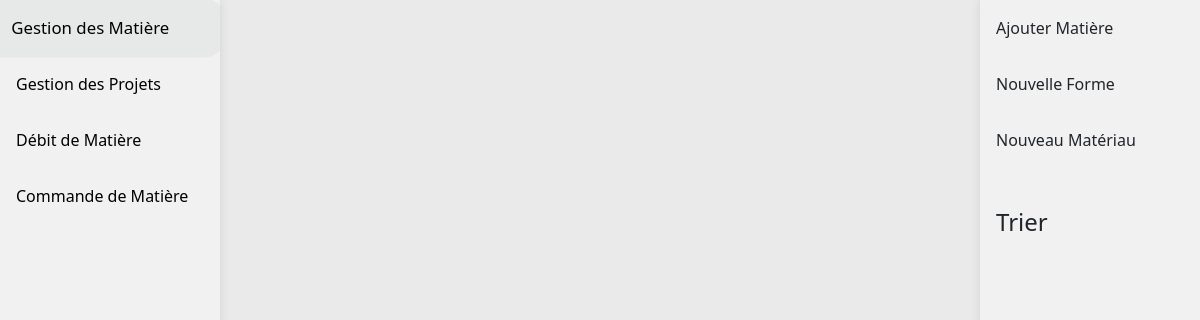
The page /gestionMatiere.php on the database as committed earlier.
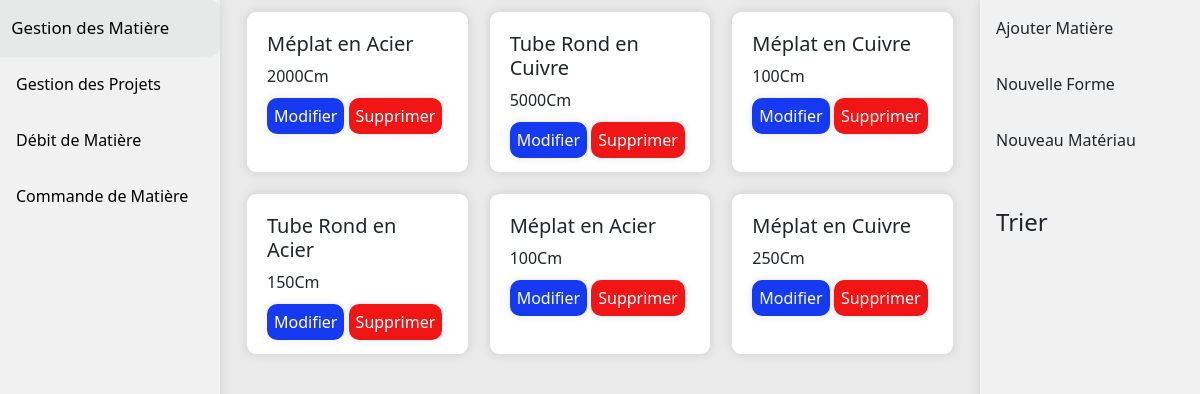
The same page on the database as committed later.
### tables this page shows
CREATE TABLE IF NOT EXISTS `matiere` (
  `id_matiere` int NOT NULL AUTO_INCREMENT,
  `ref_materiau` int NOT NULL,
  `ref_forme` int NOT NULL,
  `longueur` int NOT NULL,
  `hauteur` int DEFAULT NULL,
  `epaisseur` int DEFAULT NULL,
  `largeur` int DEFAULT NULL,
  `diametre` int DEFAULT NULL,
  PRIMARY KEY (`id_matiere`),
  KEY `fk_piece_materiau` (`ref_materiau`),
  KEY `fk_piece_forme` (`ref_forme`)
);

CREATE TABLE IF NOT EXISTS `forme` (
  `id_forme` int NOT NULL AUTO_INCREMENT,
  `libelle` varchar(99) NOT NULL,
  `longueur` tinyint(1) NOT NULL,
  `largeur` tinyint(1) NOT NULL,
  `epaisseur` tinyint(1) NOT NULL,
  `diametre` tinyint(1) NOT NULL,
  `hauteur` tinyint(1) NOT NULL,
  PRIMARY KEY (`id_forme`)
);

CREATE TABLE IF NOT EXISTS `materiau` (
  `id_materiau` int NOT NULL AUTO_INCREMENT,
  `libelle` varchar(100) NOT NULL,
  PRIMARY KEY (`id_materiau`)
);

### php/SQLConnexion.php (called while the page is built, shortened)
<?php
class SQLConnexion {
    private $conn;
    public function __construct()
    {
        $servername = "localhost";
        $username = "root";
        $password = "";
        $bddname = "gestionStock";
        try {
            $this->conn = new PDO("mysql:host=$servername;dbname=".$bddname, $username, $password);
            $this->conn->setAttribute(PDO::ATTR_ERRMODE, PDO::ERRMODE_EXCEPTION);
        } catch(PDOException $e) {
        }
    }
    public function conbdd(): PDO {
        return $this->conn;
    }
}

### html/gestionMatiere.php (the view, shortened to what this page needs)
<!DOCTYPE html>
<html lang="en" xmlns="http://www.w3.org/1999/html">
<head>
    <link href="https://cdn.jsdelivr.net/npm/bootstrap@5.1.3/dist/css/bootstrap.min.css" rel="stylesheet">
    <link rel="stylesheet" href="https://use.fontawesome.com/releases/v6.4.2/css/all.css" />
    <link rel="stylesheet" href="https://cdn.datatables.net/1.13.7/css/jquery.dataTables.css" />
    <link rel="stylesheet" href="../css/styles.css"/>
</head>
<body>
<?php
include '../php/SQLConnexion.php';
$conn = new SQLConnexion();
?>
<div class="side-bar-big">
    <a href="gestionMatiere.php">Gestion des Matière</a>
    <a href="gestionProjet.php">Gestion des Projets</a>
    <a href="debitMatiere.php">Débit de Matière</a>
    <a href="#">Commande de Matière</a>
</div>
<div class="side-bar-action">
    <a>Ajouter Matière</a>
    <a>Nouvelle Forme</a>
    <a>Nouveau Matériau</a>
    <br>
    <h4 class="side-bar-title">Trier</h4>
</div>
<div class="content">
<?php
$req = $conn->conbdd()->query("SELECT * FROM matiere");
$res = $req->fetchAll();
foreach ($res as $matiere) {
    ?>
    <div class="case card">
        <h5 class="card-title"><?php
            $requete = $conn->conbdd()->prepare("SELECT libelle FROM materiau WHERE id_materiau = :id");
            $requete->execute(['id' => $matiere['ref_materiau']]);
            $result = $requete->fetch();
            $materiau = $result['libelle'];
            $requete = $conn->conbdd()->prepare("SELECT libelle FROM forme WHERE id_forme = :id");
            $requete->execute(['id' => $matiere['ref_forme']]);
            $result = $requete->fetch();
            $forme = $result['libelle'];
            echo $forme . " en " . $materiau;
            ?></h5>
        <p class="card-text"><?= $matiere['longueur'] . "Cm"?></p>
        <a id="btn-edit" onclick="afficher(<?=$matiere['id_matiere']?>)" class="case-edit">Modifier</a>
        <a id="btn-delete" onclick="afficherSupprimer(<?=$matiere['id_matiere']?>)" class="case-delete">Supprimer</a>
    </div>
<?php
}
?>
</div>
</body>
</html>

Rows that differ between the two databases and show on the page:
added matiere: ref_forme.libelle "Méplat", ref_materiau.libelle "Acier", longueur "2000"
added matiere: ref_forme.libelle "Tube Rond", ref_materiau.libelle "Cuivre", longueur "5000"
added matiere: ref_forme.libelle "Méplat", ref_materiau.libelle "Cuivre", longueur "100"
added matiere: ref_forme.libelle "Tube Rond", ref_materiau.libelle "Acier", longueur "150"
added matiere: ref_forme.libelle "Méplat", ref_materiau.libelle "Acier", longueur "100"
added matiere: ref_forme.libelle "Méplat", ref_materiau.libelle "Cuivre", longueur "250"
